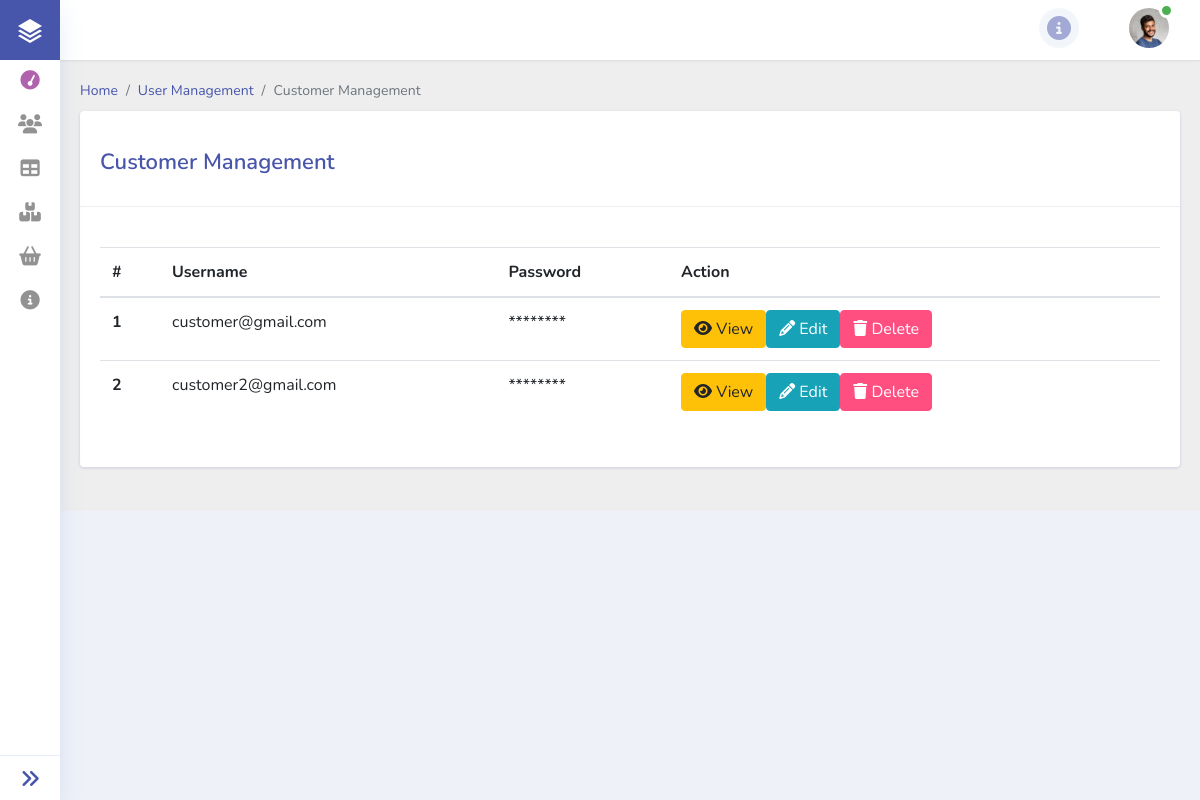
Screenshot of /dashboard/customer_mgt.php (signed in) with the database file from the repository.
### tables this page shows
CREATE TABLE `tbl_customer_account` (
  `customer_id` int(255) NOT NULL,
  `username` varchar(300) NOT NULL,
  `password` varchar(300) NOT NULL,
  `login_role_id` int(255) NOT NULL
);

### dashboard/customer_mgt.php (the view, shortened to what this page needs)
<?php
include '../template/header.php';
?>
<div class="main-content">
    <div class="container-fluid content-top-gap">
        <nav aria-label="breadcrumb">
            <ol class="breadcrumb my-breadcrumb">
                <li class="breadcrumb-item"><a href="dashboard.php">Home</a></li>
                <li class="breadcrumb-item"><a href="#">User Management</a></li>
                <li class="breadcrumb-item active" aria-current="page"><?= $_SESSION['title'] ?></li>
            </ol>
        </nav>
        <section class="forms">
            <div class="card card_border py-2 mb-4">
                <div class="cards__heading">
                    <h3><?= $_SESSION['title'] ?> <span></span></h3>
                </div>
                <div class="card-body">
                    <table id="customer" class="table table-hover" style="width:100%">
                        <thead>
                            <tr>
                                <th>#</th>
                                <th>Username</th>
                                <th>Password</th>
                                <th>Action</th>
                            </tr>
                        </thead>
                        <tbody>
                            <?php
                            if (isset($_POST['o_customer_id'])) {
                                $get_id = $_POST['o_customer_id'];
                                $sql = "SELECT * FROM `tbl_customer_account` INNER JOIN tbl_login_role ON tbl_customer_account.login_role_id = tbl_login_role.login_role_id WHERE `customer_id` = $get_id";
                            } else {
                                $sql = "SELECT * FROM `tbl_customer_account` INNER JOIN tbl_login_role ON tbl_customer_account.login_role_id = tbl_login_role.login_role_id";
                            }
                            $result = $conn->query($sql);
                            $count = 0;
                            while ($row = $result->fetch_assoc()) {
                                $count += 1;
                                ?>
                                <tr>
                                    <th scope="row"><?= $count ?></th>
                                    <td><?= $row['username'] ?></td>
                                    <td>********</td>
                                    <td>
                                        <div class="d-flex">
                                            <form action="../forms/view-forms/customer.php" method="post" class="me-2">
                                                <button type="submit" class="btn btn-warning"><i class="fa fa-eye"
                                                        aria-hidden="true"></i> View</button>
                                            </form>
                                            <?php
                                            if ($_SESSION['login_role'] == 1) {
                                                ?>
                                                <form action="../forms/edit-forms/customer.php" method="post" class="me-2">
                                                    <button type="submit" class="btn btn-info"><i class="fa fa-pencil"
                                                            aria-hidden="true"></i> Edit</button>
                                                </form>
                                                <form action="../forms/delete-forms/customer.php" method="post">
                                                    <button type="submit" class="btn btn-danger"><i class="fa fa-trash"
                                                            aria-hidden="true"></i> Delete</button>
                                                </form>
                                                <?php
                                            }
                                            ?>
                                        </div>
                                    </td>
                                </tr>
                                <?php
                            }
                            ?>
                        </tbody>
                    </table>
                </div>
            </div>
        </section>
    </div>
</div>
<?php include '../template/footer.php'; ?>

### rows the page displays
tbl_customer_account: username "customer@gmail.com"
tbl_customer_account: username "customer2@gmail.com"

### other values shown
$_SESSION['title'] "Customer Management"
